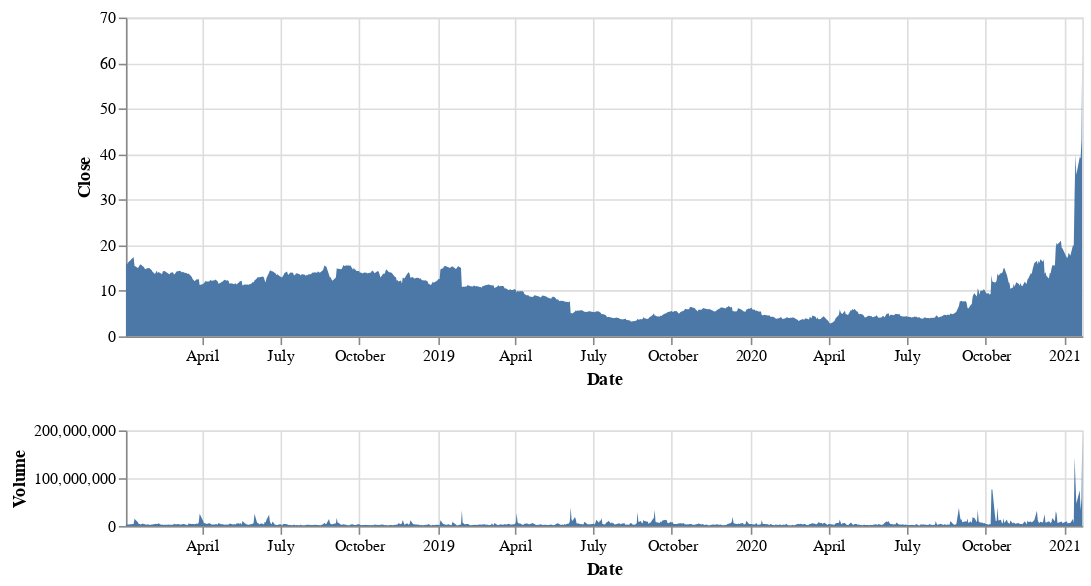

The notebook cell saved with this chart:
### Code cell
import altair as alt
from vega_datasets import data

brush = alt.selection(type='interval', encodings=['x'])

base = alt.Chart(df).mark_area().encode(
    x = 'Date:T',
    y = 'Close:Q',
    tooltip = ['Close']
).properties(
    width=600,
    height=200
)

upper = base.encode(
    alt.X('Date:T', scale=alt.Scale(domain=brush)),
    alt.Y('Close:Q'),
    tooltip = ['Close']
)
#upper = upper.encode(tooltip=['Close:Q'])

lower = base.properties(
    height=60
).mark_area().encode(x='Date:T', y = 'Volume:Q').add_selection(brush)

upper & lower
#base

### Figure 1 — Vega-Lite specification as saved in the notebook (floating-point values rounded to 4 significant figures; data arrays with more than 128 entries replaced by an {"elided": "..."} marker saying what was removed)
{"config": {"view": {"continuousWidth": 400, "continuousHeight": 300}}, "vconcat": [{"mark": "area", "encoding": {"tooltip": [{"type": "quantitative", "field": "Close"}], "x": {"type": "temporal", "field": "Date", "scale": {"domain": {"selection": "selector041"}}}, "y": {"type": "quantitative", "field": "Close"}}, "height": 200, "width": 600}, {"mark": "area", "encoding": {"tooltip": [{"type": "quantitative", "field": "Close"}], "x": {"type": "temporal", "field": "Date"}, "y": {"type": "quantitative", "field": "Volume"}}, "height": 60, "selection": {"selector041": {"type": "interval", "encodings": ["x"]}}, "width": 600}], "data": {"name": "data-afa774c1628c346aa028b3e258eb97e6"}, "$schema": "https://vega.github.io/schema/vega-lite/v4.8.1.json", "datasets": {"data-afa774c1628c346aa028b3e258eb97e6": {"elided": "770 records"}}}
